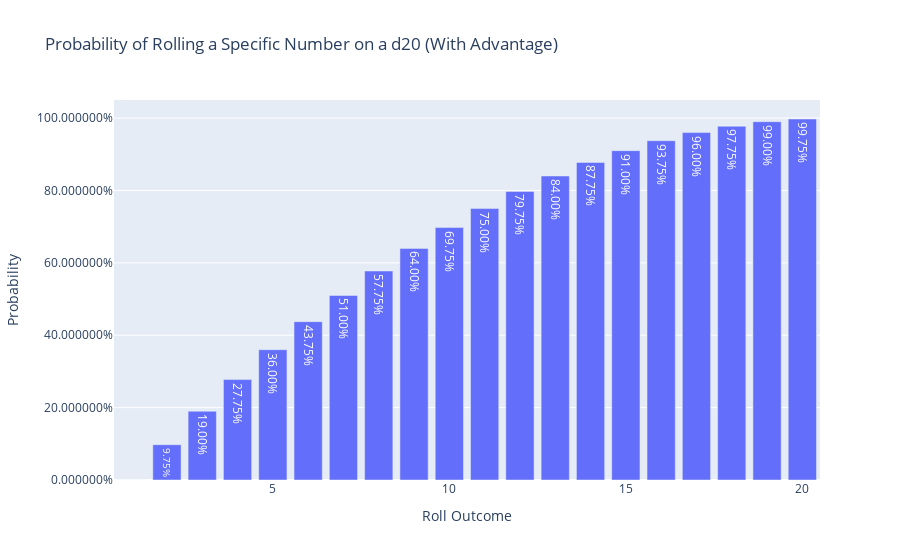

Notebook code cell kept with this figure:
### Code cell
import plotly.graph_objs as go

# Function to calculate the probability of getting a specific roll with advantage
def d20_advantage_probabilities():
    probabilities = []
    
    # Iterate through all possible outcomes (1 to 20)
    for i in range(1, 21):
        # Probability of getting at least i on both dice
        prob_at_least_i = ((21 - i) / 20) ** 2
        # Probability of rolling i or higher on at least one die
        prob_i_or_higher = 1 - prob_at_least_i
        probabilities.append(prob_i_or_higher)
    
    return probabilities

# Calculate the probabilities for each outcome with advantage
y_values_adv = d20_advantage_probabilities()
x_values = list(range(1, 21))

# Create a bar graph for d20 with advantage
fig_adv = go.Figure(data=[
    go.Bar(x=x_values, y=y_values_adv, text=[f'{p:.2%}' for p in y_values_adv], textposition='auto')
])

# Add labels and title
fig_adv.update_layout(
    title='Probability of Rolling a Specific Number on a d20 (With Advantage)',
    xaxis_title='Roll Outcome',
    yaxis_title='Probability',
    yaxis_tickformat='%'
)

# Show the graph
fig_adv.show()

### Figure 1 — Plotly figure (JSON) as saved in the notebook; plotly's stock layout.template omitted (floating-point values rounded to 4 significant figures)
{"data": [{"text": ["0.00%", "9.75%", "19.00%", "27.75%", "36.00%", "43.75%", "51.00%", "57.75%", "64.00%", "69.75%", "75.00%", "79.75%", "84.00%", "87.75%", "91.00%", "93.75%", "96.00%", "97.75%", "99.00%", "99.75%"], "textposition": "auto", "type": "bar", "x": [1, 2, 3, 4, 5, 6, 7, 8, 9, 10, 11, 12, 13, 14, 15, 16, 17, 18, 19, 20], "y": [0, 0.0975, 0.19, 0.2775, 0.36, 0.4375, 0.51, 0.5775, 0.64, 0.6975, 0.75, 0.7975, 0.84, 0.8775, 0.91, 0.9375, 0.96, 0.9775, 0.99, 0.9975]}], "layout": {"autosize": true, "title": {"text": "Probability of Rolling a Specific Number on a d20 (With Advantage)"}, "xaxis": {"autorange": true, "range": [0.5, 20.5], "title": {"text": "Roll Outcome"}, "type": "linear"}, "yaxis": {"autorange": true, "range": [0, 1.05], "tickformat": "%", "title": {"text": "Probability"}, "type": "linear"}}}
